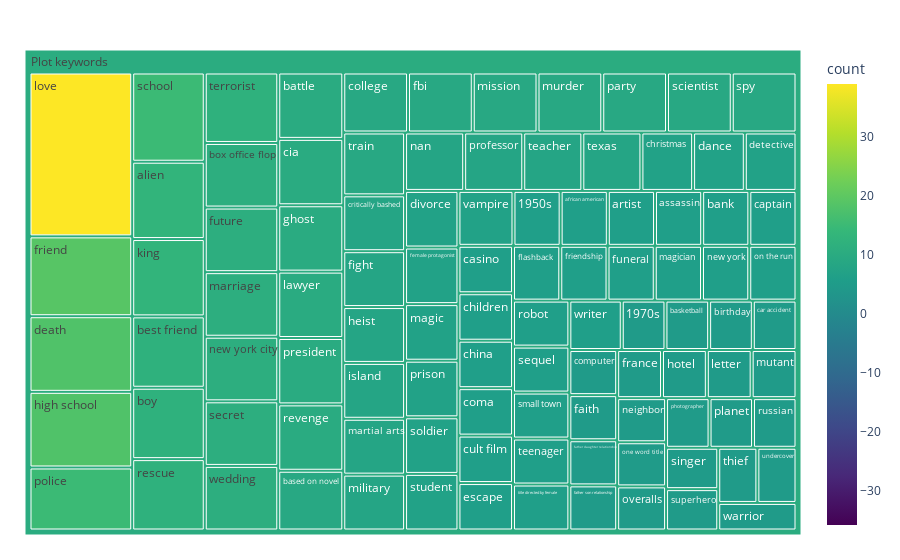

The cell this chart's notebook holds for it:
### Code cell
display_text_stat('content_rating == "PG-13"')

### Figure 1 — Plotly figure (JSON) as saved in the notebook; plotly's stock layout.template omitted (floating-point values rounded to 4 significant figures)
{"data": [{"branchvalues": "total", "customdata": [[6], [5], [6], [13], [6], [6], [6], [9], [5], [10], [12], [5], [11], [12], [6], [5], [6], [6], [6], [7], [10], [9], [6], [5], [8], [6], [7], [18], [7], [7], [6], [5], [5], [5], [9], [7], [8], [6], [5], [19], [6], [6], [11], [10], [8], [18], [5], [8], [13], [10], [5], [39], [7], [6], [11], [8], [8], [9], [9], [5], [8], [5], [6], [11], [6], [5], [5], [9], [5], [5], [15], [10], [7], [8], [12], [10], [6], [5], [15], [9], [11], [6], [5], [6], [7], [9], [7], [5], [8], [6], [12], [8], [5], [6], [9], [5], [7], [5], [11], [6], [10.46]], "domain": {"x": [0, 1], "y": [0, 1]}, "hovertemplate": "labels=%{label}<br>count_sum=%{value}<br>parent=%{parent}<br>id=%{id}<br>count=%{color}<extra></extra>", "ids": ["Plot keywords/1950s", "Plot keywords/1970s", "Plot keywords/african american", "Plot keywords/alien", "Plot keywords/artist", "Plot keywords/assassin", "Plot keywords/bank", "Plot keywords/based on novel", "Plot keywords/basketball", "Plot keywords/battle", "Plot keywords/best friend", "Plot keywords/birthday", "Plot keywords/box office flop", "Plot keywords/boy", "Plot keywords/captain", "Plot keywords/car accident", "Plot keywords/casino", "Plot keywords/children", "Plot keywords/china", "Plot keywords/christmas", "Plot keywords/cia", "Plot keywords/college", "Plot keywords/coma", "Plot keywords/computer", "Plot keywords/critically bashed", "Plot keywords/cult film", "Plot keywords/dance", "Plot keywords/death", "Plot keywords/detective", "Plot keywords/divorce", "Plot keywords/escape", "Plot keywords/faith", "Plot keywords/father daughter relationship", "Plot keywords/father son relationship", "Plot keywords/fbi", "Plot keywords/female protagonist", "Plot keywords/fight", "Plot keywords/flashback", "Plot keywords/france", "Plot keywords/friend", "Plot keywords/friendship", "Plot keywords/funeral", "Plot keywords/future", "Plot keywords/ghost", "Plot keywords/heist", "Plot keywords/high school", "Plot keywords/hotel", "Plot keywords/island", "Plot keywords/king", "Plot keywords/lawyer", "Plot keywords/letter", "Plot keywords/love", "Plot keywords/magic", "Plot keywords/magician", "Plot keywords/marriage", "Plot keywords/martial arts", "Plot keywords/military", "Plot keywords/mission", "Plot keywords/murder", "Plot keywords/mutant", "Plot keywords/nan", "Plot keywords/neighbor", "Plot keywords/new york", "Plot keywords/new york city", "Plot keywords/on the run", "Plot keywords/one word title", "Plot keywords/overalls", "Plot keywords/party", "Plot keywords/photographer", "Plot keywords/planet", "Plot keywords/police", "Plot keywords/president", "Plot keywords/prison", "Plot keywords/professor", "Plot keywords/rescue", "Plot keywords/revenge", "Plot keywords/robot", "Plot keywords/russian", "Plot keywords/school", "Plot keywords/scientist", "Plot keywords/secret", "Plot keywords/sequel", "Plot keywords/singer", "Plot keywords/small town", "Plot keywords/soldier", "Plot keywords/spy", "Plot keywords/student", "Plot keywords/superhero", "Plot keywords/teacher", "Plot keywords/teenager", "Plot keywords/terrorist", "Plot keywords/texas", "Plot keywords/thief", "Plot keywords/title directed by female", "Plot keywords/train", "Plot keywords/undercover", "Plot keywords/vampire", "Plot keywords/warrior", "Plot keywords/wedding", "Plot keywords/writer", "Plot keywords"], "labels": ["1950s", "1970s", "african american", "alien", "artist", "assassin", "bank", "based on novel", "basketball", "battle", "best friend", "birthday", "box office flop", "boy", "captain", "car accident", "casino", "children", "china", "christmas", "cia", "college", "coma", "computer", "critically bashed", "cult film", "dance", "death", "detective", "divorce", "escape", "faith", "father daughter relationship", "father son relationship", "fbi", "female protagonist", "fight", "flashback", "france", "friend", "friendship", "funeral", "future", "ghost", "heist", "high school", "hotel", "island", "king", "lawyer", "letter", "love", "magic", "magician", "marriage", "martial arts", "military", "mission", "murder", "mutant", "nan", "neighbor", "new york", "new york city", "on the run", "one word title", "overalls", "party", "photographer", "planet", "police", "president", "prison", "professor", "rescue", "revenge", "robot", "russian", "school", "scientist", "secret", "sequel", "singer", "small town", "soldier", "spy", "student", "superhero", "teacher", "teenager", "terrorist", "texas", "thief", "title directed by female", "train", "undercover", "vampire", "warrior", "wedding", "writer", "Plot keywords"], "marker": {"coloraxis": "coloraxis", "colors": [6, 5, 6, 13, 6, 6, 6, 9, 5, 10, 12, 5, 11, 12, 6, 5, 6, 6, 6, 7, 10, 9, 6, 5, 8, 6, 7, 18, 7, 7, 6, 5, 5, 5, 9, 7, 8, 6, 5, 19, 6, 6, 11, 10, 8, 18, 5, 8, 13, 10, 5, 39, 7, 6, 11, 8, 8, 9, 9, 5, 8, 5, 6, 11, 6, 5, 5, 9, 5, 5, 15, 10, 7, 8, 12, 10, 6, 5, 15, 9, 11, 6, 5, 6, 7, 9, 7, 5, 8, 6, 12, 8, 5, 6, 9, 5, 7, 5, 11, 6, 10.46]}, "name": "", "parents": ["Plot keywords", "Plot keywords", "Plot keywords", "Plot keywords", "Plot keywords", "Plot keywords", "Plot keywords", "Plot keywords", "Plot keywords", "Plot keywords", "Plot keywords", "Plot keywords", "Plot keywords", "Plot keywords", "Plot keywords", "Plot keywords", "Plot keywords", "Plot keywords", "Plot keywords", "Plot keywords", "Plot keywords", "Plot keywords", "Plot keywords", "Plot keywords", "Plot keywords", "Plot keywords", "Plot keywords", "Plot keywords", "Plot keywords", "Plot keywords", "Plot keywords", "Plot keywords", "Plot keywords", "Plot keywords", "Plot keywords", "Plot keywords", "Plot keywords", "Plot keywords", "Plot keywords", "Plot keywords", "Plot keywords", "Plot keywords", "Plot keywords", "Plot keywords", "Plot keywords", "Plot keywords", "Plot keywords", "Plot keywords", "Plot keywords", "Plot keywords", "Plot keywords", "Plot keywords", "Plot keywords", "Plot keywords", "Plot keywords", "Plot keywords", "Plot keywords", "Plot keywords", "Plot keywords", "Plot keywords", "Plot keywords", "Plot keywords", "Plot keywords", "Plot keywords", "Plot keywords", "Plot keywords", "Plot keywords", "Plot keywords", "Plot keywords", "Plot keywords", "Plot keywords", "Plot keywords", "Plot keywords", "Plot keywords", "Plot keywords", "Plot keywords", "Plot keywords", "Plot keywords", "Plot keywords", "Plot keywords", "Plot keywords", "Plot keywords", "Plot keywords", "Plot keywords", "Plot keywords", "Plot keywords", "Plot keywords", "Plot keywords", "Plot keywords", "Plot keywords", "Plot keywords", "Plot keywords", "Plot keywords", "Plot keywords", "Plot keywords", "Plot keywords", "Plot keywords", "Plot keywords", "Plot keywords", "Plot keywords", ""], "type": "treemap", "values": [6, 5, 6, 13, 6, 6, 6, 9, 5, 10, 12, 5, 11, 12, 6, 5, 6, 6, 6, 7, 10, 9, 6, 5, 8, 6, 7, 18, 7, 7, 6, 5, 5, 5, 9, 7, 8, 6, 5, 19, 6, 6, 11, 10, 8, 18, 5, 8, 13, 10, 5, 39, 7, 6, 11, 8, 8, 9, 9, 5, 8, 5, 6, 11, 6, 5, 5, 9, 5, 5, 15, 10, 7, 8, 12, 10, 6, 5, 15, 9, 11, 6, 5, 6, 7, 9, 7, 5, 8, 6, 12, 8, 5, 6, 9, 5, 7, 5, 11, 6, 814]}], "layout": {"coloraxis": {"cmid": 1.626, "colorbar": {"title": {"text": "count"}}, "colorscale": [[0, "#440154"], [0.1111, "#482878"], [0.2222, "#3e4989"], [0.3333, "#31688e"], [0.4444, "#26828e"], [0.5556, "#1f9e89"], [0.6667, "#35b779"], [0.7778, "#6ece58"], [0.8889, "#b5de2b"], [1, "#fde725"]]}, "legend": {"tracegroupgap": 0}, "margin": {"b": 25, "l": 25, "r": 25, "t": 50}}}
